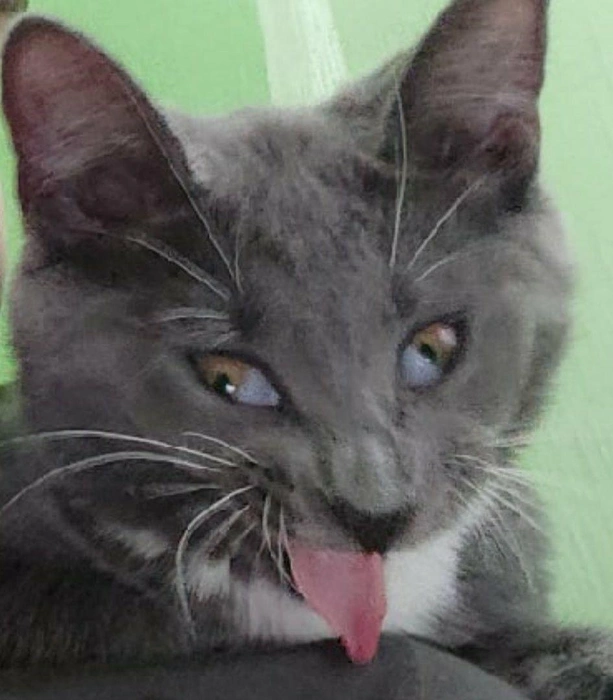
#> input picture image.jpg, 613 x 700 px
$ jupyter execute 'лабаML1.ipynb'   (shell and % lines are left out)
#> lines starting #> are read from the running program, lines starting #| are printed output that depends on the picture; long printed decimals are rounded
<a href="https://colab.research.google.com/github/PushkinaAlena/ML/blob/main/%D0%BB%D0%B0%D0%B1%D0%B0ML1.ipynb" target="_parent"></a>

[cell 1]
import numpy as np
import matplotlib.pyplot as plt
from PIL import Image
from sklearn.metrics import mean_squared_error

image_path = "image.jpg"

img = Image.open(image_path).convert("RGB")
#> img is the input picture: PIL image 613x700 RGB; mean R, G, B 99.4, 102, 95.4
img_array = np.array(img)

h, w, c = img_array.shape
#> h = 700; w = 613; c = 3

print("Размер изображения:", img_array.shape)
#| Размер изображения: (700, 613, 3)
print("Тип данных:", img_array.dtype)
#| Тип данных: uint8

plt.figure(figsize=(7, 7))
plt.imshow(img_array)
plt.title("Исходное изображение")
plt.axis("off")
plt.show()

R = img_array[:, :, 0].astype(np.float32)
G = img_array[:, :, 1].astype(np.float32)
B = img_array[:, :, 2].astype(np.float32)
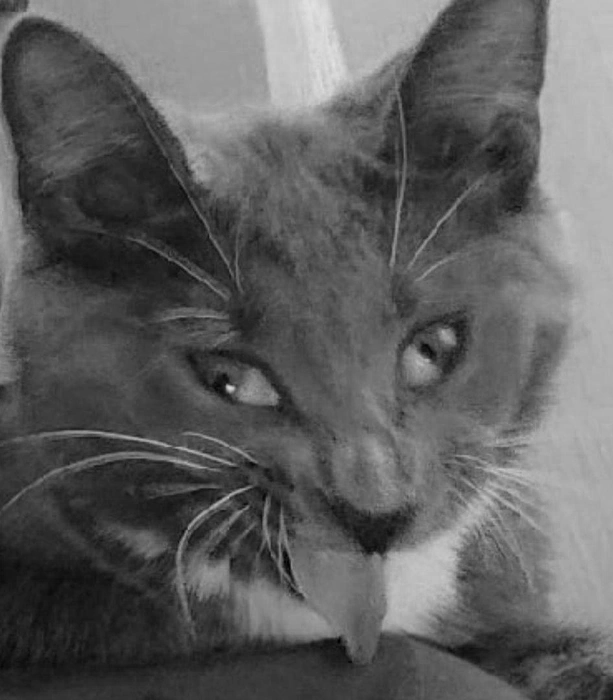
#> B: shape (700, 613) float32; min 0, max 227, mean 95.4

U_R, s_R, Vt_R = np.linalg.svd(R, full_matrices=False)
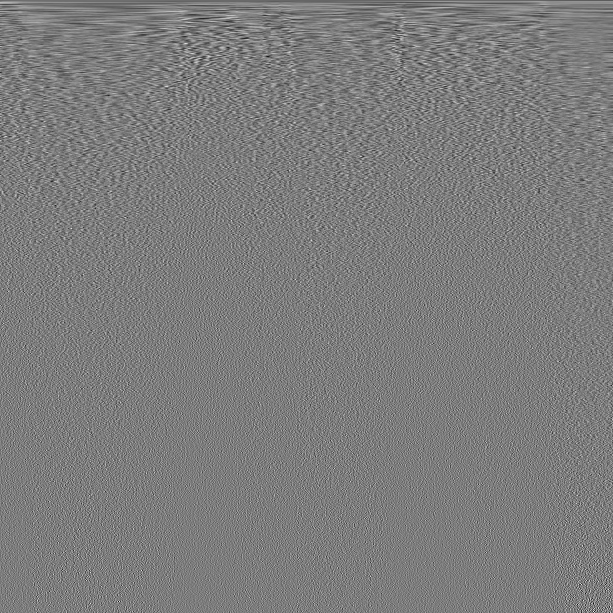
#> Vt_R: shape (613, 613) float32; min -0.251, max 0.261, mean -8.83e-05; drawn with min black and max white
#> s_R = 613 values, max 69351.4 at index 0, min 1.52 at index 612, mean 322.4
U_G, s_G, Vt_G = np.linalg.svd(G, full_matrices=False)
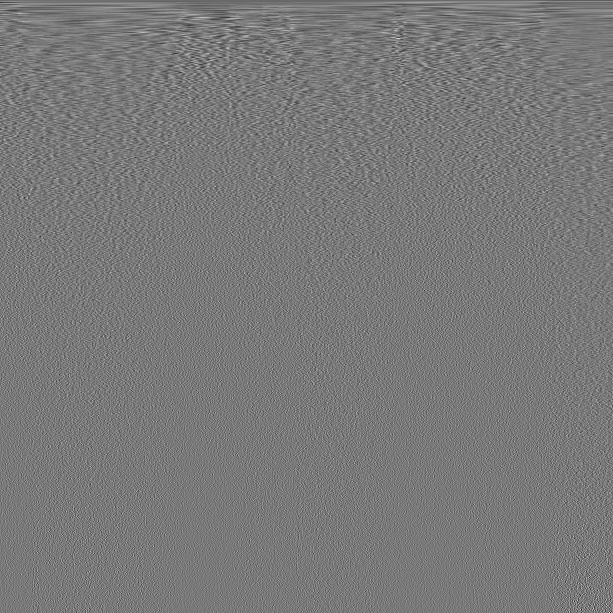
#> Vt_G: shape (613, 613) float32; min -0.307, max 0.337, mean -4.89e-05; drawn with min black and max white
#> s_G = 613 values, max 73070.1 at index 0, min 1.27 at index 612, mean 346.4
U_B, s_B, Vt_B = np.linalg.svd(B, full_matrices=False)
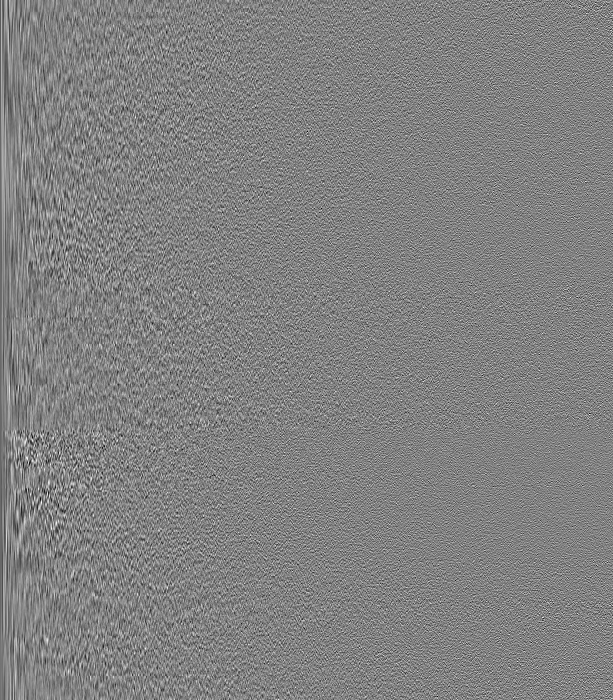
#> U_B: shape (700, 613) float32; min -0.193, max 0.187, mean -4.73e-05; drawn with min black and max white
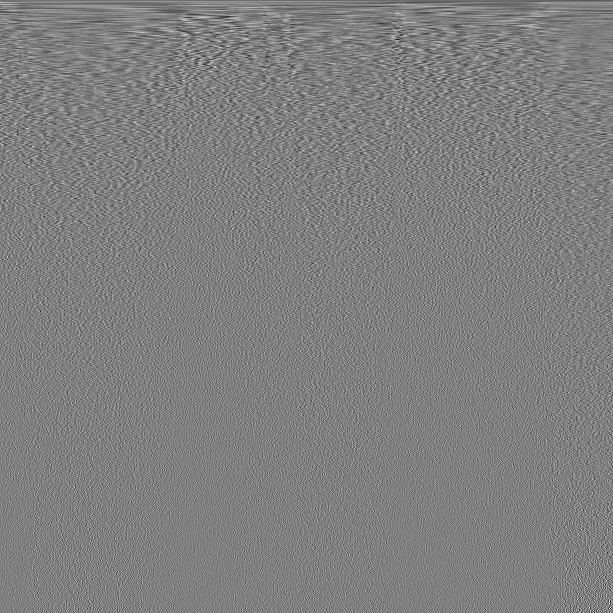
#> Vt_B: shape (613, 613) float32; min -0.263, max 0.263, mean -5.9e-05; drawn with min black and max white
#> s_B = 613 values, max 66696.5 at index 0, min 1.57 at index 612, mean 319

print("SVD выполнено для всех RGB-каналов.")

def reconstruct_channel(U, s, Vt, r):
    return (U[:, :r] * s[:r]) @ Vt[:r, :]

def reconstruct_image(r):
    R_new = reconstruct_channel(U_R, s_R, Vt_R, r)
    G_new = reconstruct_channel(U_G, s_G, Vt_G, r)
    B_new = reconstruct_channel(U_B, s_B, Vt_B, r)

    reconstructed = np.stack((R_new, G_new, B_new), axis=2)

    reconstructed = np.clip(reconstructed, 0, 255)

    return reconstructed

max_rank = min(h, w)
#> max_rank = 613

list_of_ranks = [1, 5, 10, 30, 100, max_rank]
#> list_of_ranks = [1, 5, 10, 30, 100, 613]

list_of_ranks = [r for r in list_of_ranks if r <= max_rank]

print("Используемые ранги:", list_of_ranks)
#| Используемые ранги: [1, 5, 10, 30, 100, 613]

approximations = []

for r in list_of_ranks:
    reconstructed = reconstruct_image(r)
    approximations.append(reconstructed)
#> this loop made 6 passes
#> pass 1, in reconstruct_image, `R_new = reconstruct_channel(U_R, s_R, Vt_R, r)`:
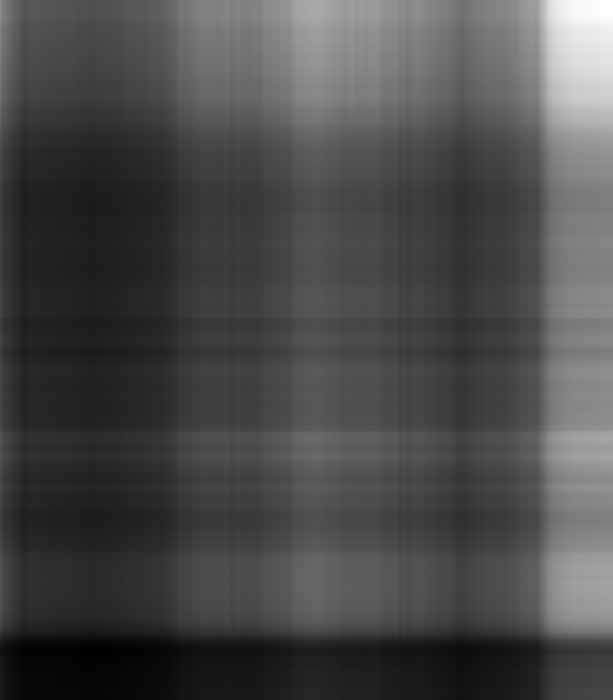
#> R_new: shape (700, 613) float32; min 32.93, max 262, mean 99.7; drawn with min black and max white
#> pass 1, in reconstruct_image, `reconstructed = np.stack((R_new, G_new, B_new), axis=2)`:
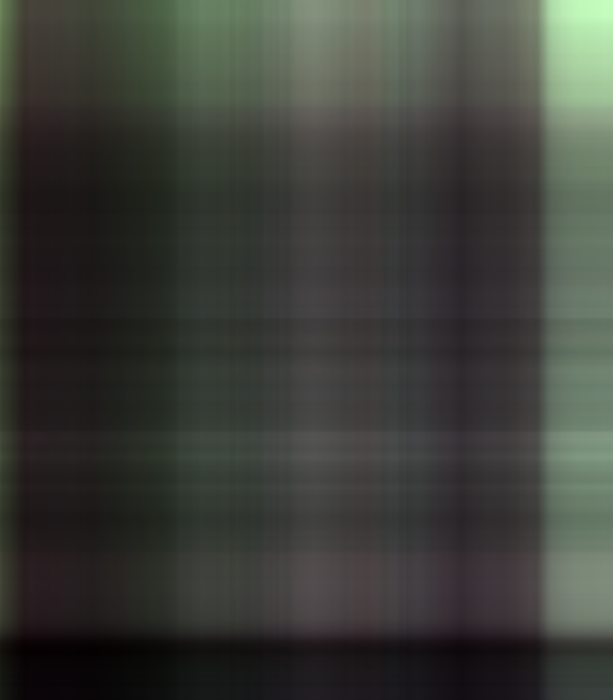
#> reconstructed: shape (700, 613, 3) float32; mean R, G, B 99.7, 102.5, 95.7; drawn with min black and max white
#> after the loop, approximations = 6 items

original_size = 3 * h * w
#> original_size = 1287300

compression_results = []

print("\nРазмеры и степень сжатия:")
print("-" * 80)

for r in list_of_ranks:

    compressed_size = 3 * r * (h + 1 + w) * 4

    compression_ratio = original_size / compressed_size

    compression_results.append(compression_ratio)

    print(
        f"Ранг = {r:4d} | "
        f"Размер сжатого представления = {compressed_size:,} байт | "
        f"Сжатие = {compression_ratio:.2f} раз"
    )
#> after the loop, compression_results = [81.64, 16.33, 8.16, 2.72, 0.816, 0.133]


fig, axes = plt.subplots(2, 3, figsize=(15, 9))

for i, r in enumerate(list_of_ranks):

    ax = axes.flat[i]

    display_image = approximations[i].astype(np.uint8)

    ax.imshow(display_image)

    ax.set_title(
        f"Ранг = {r}, "
        f"Сжатие в {compression_results[i]:.2f} раз"
    )

    ax.axis("off")
#> this loop made 6 passes
#> pass 1, `display_image = approximations[i].astype(np.uint8)`:
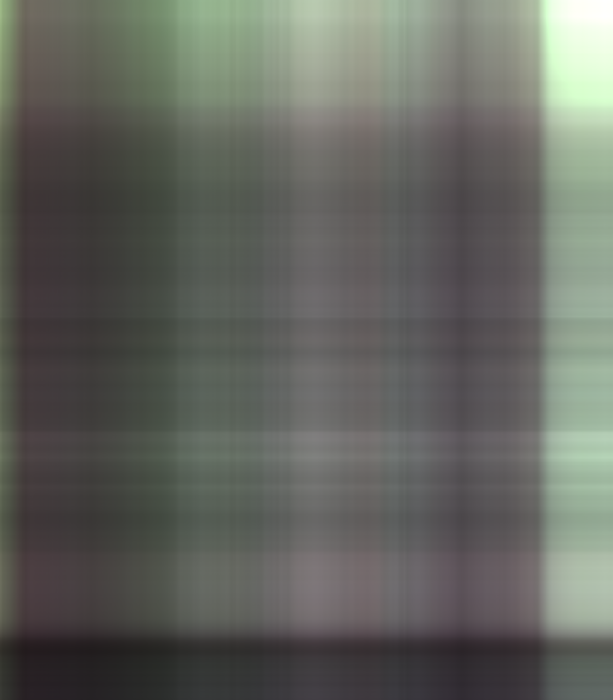
#> display_image: shape (700, 613, 3); mean of channels 0, 1, 2 99.2, 101.6, 95.2; drawn as R, G, B

plt.tight_layout()
plt.show()


plt.figure(figsize=(14, 6))

plt.subplot(1, 2, 1)
plt.imshow(img_array)
plt.title("Исходное изображение")
plt.axis("off")

plt.subplot(1, 2, 2)
plt.imshow(approximations[-1].astype(np.uint8))
plt.title(f"Полный ранг = {list_of_ranks[-1]}")
plt.axis("off")

plt.tight_layout()
plt.show()
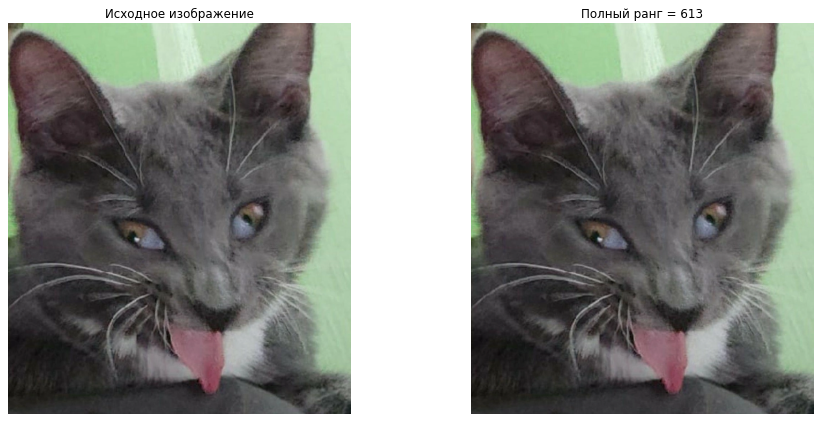
#> figure drawn by matplotlib, 2 panels


original_flat = img_array.astype(np.float32).flatten()

mse_list = []

print("\nСреднеквадратичная ошибка MSE:")
print("-" * 50)

for r, reconstructed in zip(list_of_ranks, approximations):

    reconstructed_float = reconstructed.astype(np.float32)

    mse = mean_squared_error(
        original_flat,
        reconstructed_float.flatten()
    )

    mse_list.append(mse)

    print(f"Ранг = {r:4d} | MSE = {mse:.6f}")
#> this loop made 6 passes
#> (r, mse) on passes 1 to 6: (1, 1077.6), (5, 274.8), (10, 140.5), (30, 40.08), (100, 5.17), (613, 2.43e-09)
#| Ранг =    1 | MSE = 1077.615
#| Ранг =    5 | MSE = 274.843
#| Ранг =   10 | MSE = 140.474
#| Ранг =   30 | MSE = 40.081
#| Ранг =  100 | MSE = 5.169
#| Ранг =  613 | MSE = 0
#> after the loop, mse_list = [1077.6, 274.8, 140.5, 40.08, 5.17, 2.43e-09]


plt.figure(figsize=(8, 5))

plt.plot(
    list_of_ranks,
    mse_list,
    marker="o"
)

plt.xlabel("Ранг")
plt.ylabel("MSE")
plt.title("Зависимость ошибки восстановления от ранга")
plt.grid(True)

plt.show()
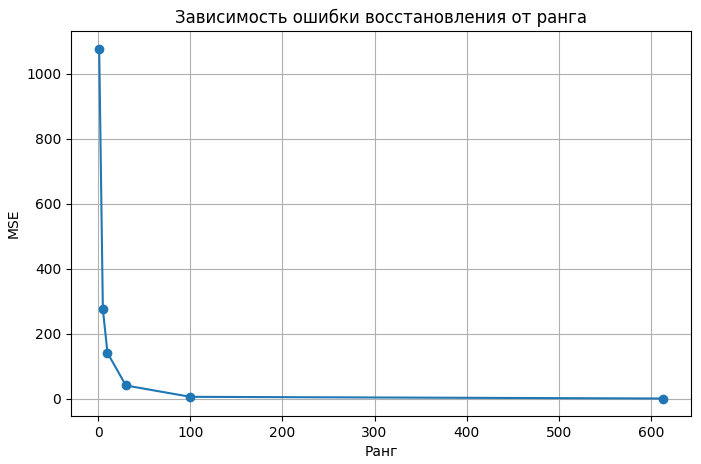
#> figure drawn by matplotlib, 1 panel


print("\nИтоговые результаты:")
print("-" * 75)
print(
    f"{'Ранг':>10} | "
    f"{'Сжатие':>15} | "
    f"{'MSE':>20}"
)
print("-" * 75)

for r, compression, mse in zip(
    list_of_ranks,
    compression_results,
    mse_list
):
    print(
        f"{r:>10} | "
        f"{compression:>14.2f}x | "
        f"{mse:>20.6f}"
    )
#> this loop made 6 passes
#> (r, compression, mse) on passes 1 to 6: (1, 81.64, 1077.6), (5, 16.33, 274.8), (10, 8.16, 140.5), (30, 2.72, 40.08), (100, 0.816, 5.17), (613, 0.133, 2.43e-09)
#|          1 |          81.64x |          1077.615
#|          5 |          16.33x |           274.843
#|         10 |           8.16x |           140.474
#|         30 |           2.72x |            40.081
#|        100 |           0.82x |             5.169
#|        613 |           0.13x |             0


# ============================================================
# БЛОК АВТОПРОВЕРКИ (НЕ РЕДАКТИРОВАТЬ)
# ============================================================

original_shape = img_array.shape

# Проверяем размерность восстановленных изображений
for i, r in enumerate(list_of_ranks):
    assert approximations[i].shape == original_shape, \
        f"Ошибка: размерность для ранга {r} не совпадает с исходной"
#> this loop made 6 passes
#> r on passes 1 to 6: 1, 5, 10, 30, 100, 613


# Проверяем диапазон значений
for i, r in enumerate(list_of_ranks):

    arr = approximations[i]

    if arr.dtype != np.uint8:
        arr = np.clip(arr, 0, 255)

    assert arr.max() <= 255.1, \
        f"Значения превышают 255 для ранга {r}"

    assert arr.min() >= -0.1, \
        f"Значения меньше 0 для ранга {r}"


# Проверяем MSE
mse_list_check = []

for i in range(len(approximations)):

    mse = mean_squared_error(
        original_flat,
        approximations[i].flatten()
    )

    mse_list_check.append(mse)
#> this loop made 6 passes
#> mse on passes 1 to 6: 1077.6, 274.8, 140.5, 40.08, 5.17, 2.43e-09
#> after the loop, mse_list_check = [1077.6, 274.8, 140.5, 40.08, 5.17, 2.43e-09]


# MSE должен уменьшаться с увеличением ранга
for i in range(1, len(mse_list_check)):

    assert mse_list_check[i] <= mse_list_check[i - 1] + 1e-6, \
        f"MSE не уменьшается между рангами " \
        f"{list_of_ranks[i - 1]} и {list_of_ranks[i]}"
#> this loop made 5 passes


print(
    "\n✅ Все автоматические проверки пройдены. "
    "Задание выполнено корректно!"
)

'''
Анализ результатов

При увеличении ранга аппроксимации качество восстановленного изображения постепенно
улучшается. При ранге 1 сохраняется только наиболее значимая информация, поэтому
изображение сильно отличается от оригинала. При увеличении ранга до 10 и 30
становится заметно больше мелких деталей.

При дальнейшем увеличении ранга качество продолжает улучшаться, однако визуальная
разница между изображением при ранге 100 и оригиналом становится значительно меньше.

На основании полученных изображений можно определить ранг, при котором визуальное
качество практически перестаёт отличаться от оригинального изображения.

Коэффициент сжатия в 10 раз достигается при том ранге, для которого рассчитанный
коэффициент сжатия наиболее близок к 10.

Ошибка восстановления для разных участков изображения может отличаться. Это связано
с тем, что SVD в первую очередь сохраняет наиболее значимые компоненты изображения.
Области с большими изменениями яркости, цветом и большим количеством деталей могут
требовать большего количества сингулярных компонент для точного восстановления.
Однородные участки обычно восстанавливаются с меньшим количеством компонент.


Выводы

В ходе лабораторной работы было изучено применение сингулярного разложения матриц
(SVD) для сжатия растровых изображений.

Для каждого из трёх цветовых каналов RGB было выполнено отдельное SVD-разложение.
Для восстановления изображения использовались различные значения ранга:
1, 5, 10, 30, 100 и максимальный допустимый ранг.

Эксперимент показал, что уменьшение ранга позволяет существенно уменьшить объём
хранимых данных, однако приводит к потере качества изображения. При увеличении
ранга качество восстановления повышается, а среднеквадратичная ошибка MSE
уменьшается.

Таким образом, метод SVD позволяет управлять компромиссом между качеством
изображения и объёмом данных. Малые значения ранга обеспечивают более сильное
сжатие, но сопровождаются заметной потерей деталей, тогда как большие значения
ранга позволяют получить изображение, близкое к оригиналу.
'''
